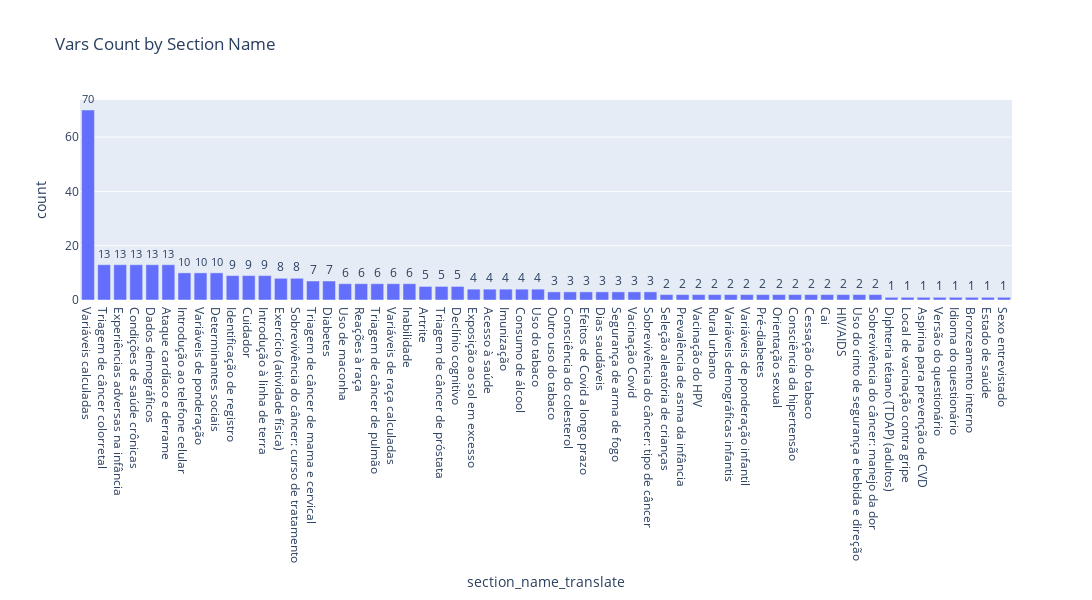

This figure's notebook cell:
### Markdown cell above
Gráfico das contagens

### Code cell
fig = px.bar(data_sect, x="section_name_translate", 
             y="count", 
             text_auto=True,
             title="Vars Count by Section Name",
             width = 1800,
             height = 600
             )

fig.update_traces(textfont_size=12, textangle=0, textposition="outside", cliponaxis=False)
# salvar figura
fig.write_image(f"{notebook_dir_project_predict}data{os.sep}intermediate{os.sep}2023{os.sep}brfss_2023_vars_count_by_section_name.png")
fig.show()

### Figure 1 — Plotly figure (JSON) as saved in the notebook; plotly's stock layout.template omitted (floating-point values rounded to 4 significant figures)
{"data": [{"cliponaxis": false, "hovertemplate": "section_name_translate=%{x}<br>count=%{y}<extra></extra>", "legendgroup": "", "marker": {"color": "#636efa", "pattern": {"shape": ""}}, "name": "", "orientation": "v", "showlegend": false, "textangle": 0, "textfont": {"size": 12}, "textposition": "outside", "texttemplate": "%{y}", "type": "bar", "x": ["Variáveis calculadas", "Triagem de câncer colorretal", "Experiências adversas na infância", "Condições de saúde crônicas", "Dados demográficos", "Ataque cardíaco e derrame", "Introdução ao telefone celular", "Variáveis de ponderação", "Determinantes sociais", "Identificação de registro", "Cuidador", "Introdução à linha de terra", "Exercício (atividade física)", "Sobrevivência do câncer: curso de tratamento", "Triagem de câncer de mama e cervical", "Diabetes", "Uso de maconha", "Reações à raça", "Triagem de câncer de pulmão", "Variáveis de raça calculadas", "Inabilidade", "Artrite", "Triagem de câncer de próstata", "Declínio cognitivo", "Exposição ao sol em excesso", "Acesso à saúde", "Imunização", "Consumo de álcool", "Uso do tabaco", "Outro uso do tabaco", "Consciência do colesterol", "Efeitos de Covid a longo prazo", "Dias saudáveis", "Segurança de arma de fogo", "Vacinação Covid", "Sobrevivência do câncer: tipo de câncer", "Seleção aleatória de crianças", "Prevalência de asma da infância", "Vacinação do HPV", "Rural urbano", "Variáveis demográficas infantis", "Variáveis de ponderação infantil", "Pré-diabetes", "Orientação sexual", "Consciência da hipertensão", "Cessação do tabaco", "Cai", "HIV/AIDS", "Uso do cinto de segurança e bebida e direção", "Sobrevivência do câncer: manejo da dor", "Diphteria tétano (TDAP) (adultos)", "Local de vacinação contra gripe", "Aspirina para prevenção de CVD", "Versão do questionário", "Idioma do questionário", "Bronzeamento interno", "Estado de saúde", "Sexo entrevistado"], "xaxis": "x", "y": [70, 13, 13, 13, 13, 13, 10, 10, 10, 9, 9, 9, 8, 8, 7, 7, 6, 6, 6, 6, 6, 5, 5, 5, 4, 4, 4, 4, 4, 3, 3, 3, 3, 3, 3, 3, 2, 2, 2, 2, 2, 2, 2, 2, 2, 2, 2, 2, 2, 2, 1, 1, 1, 1, 1, 1, 1, 1], "yaxis": "y"}], "layout": {"barmode": "relative", "height": 600, "legend": {"tracegroupgap": 0}, "title": {"text": "Vars Count by Section Name"}, "width": 1800, "xaxis": {"anchor": "y", "domain": [0, 1], "title": {"text": "section_name_translate"}}, "yaxis": {"anchor": "x", "domain": [0, 1], "title": {"text": "count"}}}}
